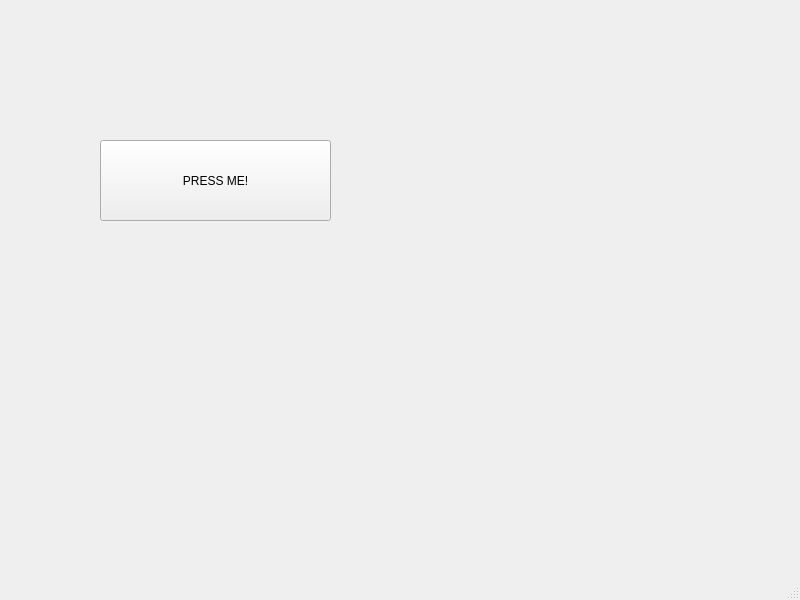
<?xml version="1.0" encoding="UTF-8"?>
<ui version="4.0">
 <class>MainWindow</class>
 <widget class="QMainWindow" name="MainWindow">
  <property name="geometry">
   <rect>
    <x>0</x>
    <y>0</y>
    <width>800</width>
    <height>600</height>
   </rect>
  </property>
  <property name="windowTitle">
   <string>MainWindow</string>
  </property>
  <widget class="QWidget" name="centralwidget">
   <widget class="QPushButton" name="pushButton">
    <property name="geometry">
     <rect>
      <x>100</x>
      <y>140</y>
      <width>231</width>
      <height>81</height>
     </rect>
    </property>
    <property name="text">
     <string>PRESS ME!</string>
    </property>
   </widget>
  </widget>
  <widget class="QMenuBar" name="menubar">
   <property name="geometry">
    <rect>
     <x>0</x>
     <y>0</y>
     <width>800</width>
     <height>21</height>
    </rect>
   </property>
  </widget>
  <widget class="QStatusBar" name="statusbar"/>
 </widget>
 <resources/>
 <connections/>
</ui>
